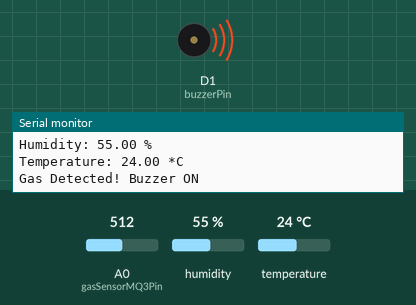
Bench run of a sketch on a simulated ESP8266 (NodeMCU). Shown: buzzer (waves = sounding, pin HIGH), the last lines printed to the serial monitor. The test bench sets the inputs (shaded band); at power-on: A0 (gasSensorMQ3Pin) = 512, humidity 55 %, temperature 24 °C.

Above: at 2.8 s.
2.9 s: A0 (gasSensorMQ3Pin) set to 313
5.6 s: A0 (gasSensorMQ3Pin) set to 284
At 6.7 s:
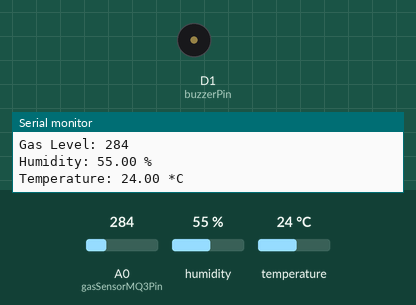
8.3 s: A0 (gasSensorMQ3Pin) set to 306
At 11.3 s:
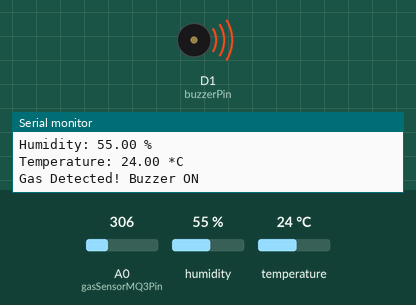
11.6 s: A0 (gasSensorMQ3Pin) set to 290
At 12.7 s:
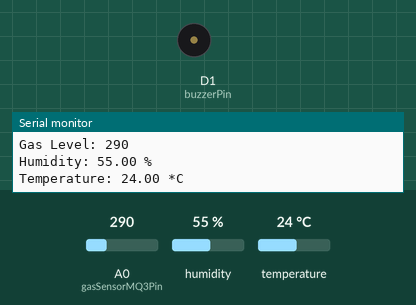
Timing chart, 0 to 14.6 s (numbered marks = the images above; inputs shaded):
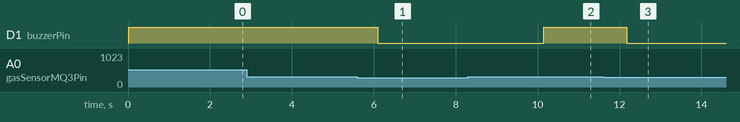

Measured:
- the behaviour switches between 301 and 300 on A0 (gasSensorMQ3Pin) (found by bisection; images 0 and 1)
- after the input at 5.6 s, D1 (buzzerPin): HIGH → LOW after 0.50 s
- after the input at 8.3 s, D1 (buzzerPin): LOW → HIGH after 1.8 s
- after the input at 11.6 s, D1 (buzzerPin): HIGH → LOW after 0.57 s

The sketch:

gas_detector_project.ino
```cpp
#include <DHT.h>
#include <DHT_U.h>

const int gasSensorMQ3Pin = A0;    // MQ-3 analog pin connected to A0
const int buzzerPin = D1;          // Buzzer connected to digital pin D1
const int dhtPin = D2;             // DHT11 sensor connected to digital pin D2

#define DHTTYPE DHT11              // Define sensor type (DHT11)

DHT dht(dhtPin, DHTTYPE);          // Initialize DHT sensor

int gasThreshold = 300;            // Set the gas detection threshold (adjust based on testing)

void setup() {
  pinMode(buzzerPin, OUTPUT);      // Set the buzzer pin as an output
  Serial.begin(115200);            // Initialize serial monitor
  dht.begin();                     // Initialize DHT11 sensor
}

void loop() {
  // Read gas sensor value
  int gasLevel = analogRead(gasSensorMQ3Pin);  // Read the analog value from the gas sensor

  // Read DHT11 sensor data
  float humidity = dht.readHumidity();         // Read humidity
  float temperature = dht.readTemperature();   // Read temperature (in Celsius)

  // Print sensor data to serial monitor
  Serial.print("Gas Level: ");
  Serial.println(gasLevel);
  Serial.print("Humidity: ");
  Serial.print(humidity);
  Serial.println(" %");
  Serial.print("Temperature: ");
  Serial.print(temperature);
  Serial.println(" *C");

  // Check if the gas level exceeds the threshold
  if (gasLevel > gasThreshold) {
    digitalWrite(buzzerPin, HIGH);  // Turn on the buzzer if gas level exceeds threshold
    Serial.println("Gas Detected! Buzzer ON");
  } else {
    digitalWrite(buzzerPin, LOW);   // Turn off the buzzer if gas level is below threshold
  }

  delay(2000);  // Wait 2 seconds before the next reading
}
```
